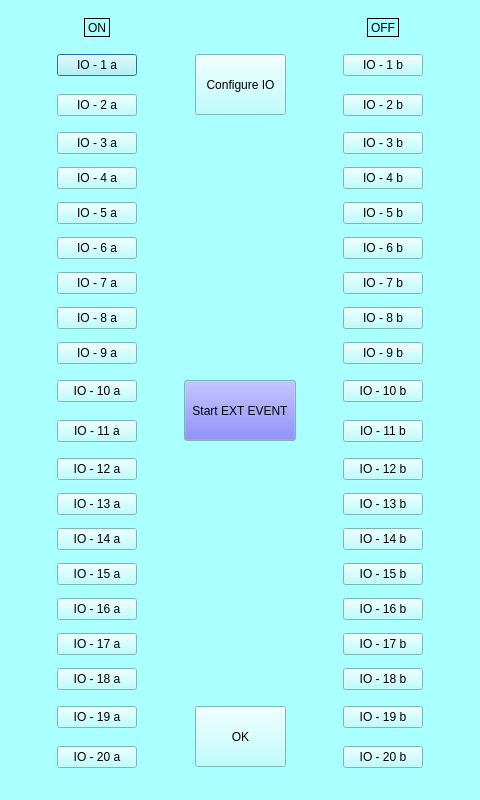
<?xml version="1.0" encoding="UTF-8"?>
<ui version="4.0">
 <class>event_ioClass</class>
 <widget class="QDialog" name="event_ioClass">
  <property name="geometry">
   <rect>
    <x>0</x>
    <y>0</y>
    <width>480</width>
    <height>800</height>
   </rect>
  </property>
  <property name="palette">
   <palette>
    <active>
     <colorrole role="WindowText">
      <brush brushstyle="SolidPattern">
       <color alpha="255">
        <red>0</red>
        <green>0</green>
        <blue>0</blue>
       </color>
      </brush>
     </colorrole>
     <colorrole role="Button">
      <brush brushstyle="SolidPattern">
       <color alpha="255">
        <red>170</red>
        <green>255</green>
        <blue>255</blue>
       </color>
      </brush>
     </colorrole>
     <colorrole role="Light">
      <brush brushstyle="SolidPattern">
       <color alpha="255">
        <red>255</red>
        <green>255</green>
        <blue>255</blue>
       </color>
      </brush>
     </colorrole>
     <colorrole role="Midlight">
      <brush brushstyle="SolidPattern">
       <color alpha="255">
        <red>212</red>
        <green>255</green>
        <blue>255</blue>
       </color>
      </brush>
     </colorrole>
     <colorrole role="Dark">
      <brush brushstyle="SolidPattern">
       <color alpha="255">
        <red>85</red>
        <green>127</green>
        <blue>127</blue>
       </color>
      </brush>
     </colorrole>
     <colorrole role="Mid">
      <brush brushstyle="SolidPattern">
       <color alpha="255">
        <red>113</red>
        <green>170</green>
        <blue>170</blue>
       </color>
      </brush>
     </colorrole>
     <colorrole role="Text">
      <brush brushstyle="SolidPattern">
       <color alpha="255">
        <red>0</red>
        <green>0</green>
        <blue>0</blue>
       </color>
      </brush>
     </colorrole>
     <colorrole role="BrightText">
      <brush brushstyle="SolidPattern">
       <color alpha="255">
        <red>255</red>
        <green>255</green>
        <blue>255</blue>
       </color>
      </brush>
     </colorrole>
     <colorrole role="ButtonText">
      <brush brushstyle="SolidPattern">
       <color alpha="255">
        <red>0</red>
        <green>0</green>
        <blue>0</blue>
       </color>
      </brush>
     </colorrole>
     <colorrole role="Base">
      <brush brushstyle="SolidPattern">
       <color alpha="255">
        <red>255</red>
        <green>255</green>
        <blue>255</blue>
       </color>
      </brush>
     </colorrole>
     <colorrole role="Window">
      <brush brushstyle="SolidPattern">
       <color alpha="255">
        <red>170</red>
        <green>255</green>
        <blue>255</blue>
       </color>
      </brush>
     </colorrole>
     <colorrole role="Shadow">
      <brush brushstyle="SolidPattern">
       <color alpha="255">
        <red>0</red>
        <green>0</green>
        <blue>0</blue>
       </color>
      </brush>
     </colorrole>
     <colorrole role="AlternateBase">
      <brush brushstyle="SolidPattern">
       <color alpha="255">
        <red>212</red>
        <green>255</green>
        <blue>255</blue>
       </color>
      </brush>
     </colorrole>
     <colorrole role="ToolTipBase">
      <brush brushstyle="SolidPattern">
       <color alpha="255">
        <red>255</red>
        <green>255</green>
        <blue>220</blue>
       </color>
      </brush>
     </colorrole>
     <colorrole role="ToolTipText">
      <brush brushstyle="SolidPattern">
       <color alpha="255">
        <red>0</red>
        <green>0</green>
        <blue>0</blue>
       </color>
      </brush>
     </colorrole>
    </active>
    <inactive>
     <colorrole role="WindowText">
      <brush brushstyle="SolidPattern">
       <color alpha="255">
        <red>0</red>
        <green>0</green>
        <blue>0</blue>
       </color>
      </brush>
     </colorrole>
     <colorrole role="Button">
      <brush brushstyle="SolidPattern">
       <color alpha="255">
        <red>170</red>
        <green>255</green>
        <blue>255</blue>
       </color>
      </brush>
     </colorrole>
     <colorrole role="Light">
      <brush brushstyle="SolidPattern">
       <color alpha="255">
        <red>255</red>
        <green>255</green>
        <blue>255</blue>
       </color>
      </brush>
     </colorrole>
     <colorrole role="Midlight">
      <brush brushstyle="SolidPattern">
       <color alpha="255">
        <red>212</red>
        <green>255</green>
        <blue>255</blue>
       </color>
      </brush>
     </colorrole>
     <colorrole role="Dark">
      <brush brushstyle="SolidPattern">
       <color alpha="255">
        <red>85</red>
        <green>127</green>
        <blue>127</blue>
       </color>
      </brush>
     </colorrole>
     <colorrole role="Mid">
      <brush brushstyle="SolidPattern">
       <color alpha="255">
        <red>113</red>
        <green>170</green>
        <blue>170</blue>
       </color>
      </brush>
     </colorrole>
     <colorrole role="Text">
      <brush brushstyle="SolidPattern">
       <color alpha="255">
        <red>0</red>
        <green>0</green>
        <blue>0</blue>
       </color>
      </brush>
     </colorrole>
     <colorrole role="BrightText">
      <brush brushstyle="SolidPattern">
       <color alpha="255">
        <red>255</red>
        <green>255</green>
        <blue>255</blue>
       </color>
      </brush>
     </colorrole>
     <colorrole role="ButtonText">
      <brush brushstyle="SolidPattern">
       <color alpha="255">
        <red>0</red>
        <green>0</green>
        <blue>0</blue>
       </color>
      </brush>
     </colorrole>
     <colorrole role="Base">
      <brush brushstyle="SolidPattern">
       <color alpha="255">
        <red>255</red>
        <green>255</green>
        <blue>255</blue>
       </color>
      </brush>
     </colorrole>
     <colorrole role="Window">
      <brush brushstyle="SolidPattern">
       <color alpha="255">
        <red>170</red>
        <green>255</green>
        <blue>255</blue>
       </color>
      </brush>
     </colorrole>
     <colorrole role="Shadow">
      <brush brushstyle="SolidPattern">
       <color alpha="255">
        <red>0</red>
        <green>0</green>
        <blue>0</blue>
       </color>
      </brush>
     </colorrole>
     <colorrole role="AlternateBase">
      <brush brushstyle="SolidPattern">
       <color alpha="255">
        <red>212</red>
        <green>255</green>
        <blue>255</blue>
       </color>
      </brush>
     </colorrole>
     <colorrole role="ToolTipBase">
      <brush brushstyle="SolidPattern">
       <color alpha="255">
        <red>255</red>
        <green>255</green>
        <blue>220</blue>
       </color>
      </brush>
     </colorrole>
     <colorrole role="ToolTipText">
      <brush brushstyle="SolidPattern">
       <color alpha="255">
        <red>0</red>
        <green>0</green>
        <blue>0</blue>
       </color>
      </brush>
     </colorrole>
    </inactive>
    <disabled>
     <colorrole role="WindowText">
      <brush brushstyle="SolidPattern">
       <color alpha="255">
        <red>85</red>
        <green>127</green>
        <blue>127</blue>
       </color>
      </brush>
     </colorrole>
     <colorrole role="Button">
      <brush brushstyle="SolidPattern">
       <color alpha="255">
        <red>170</red>
        <green>255</green>
        <blue>255</blue>
       </color>
      </brush>
     </colorrole>
     <colorrole role="Light">
      <brush brushstyle="SolidPattern">
       <color alpha="255">
        <red>255</red>
        <green>255</green>
        <blue>255</blue>
       </color>
      </brush>
     </colorrole>
     <colorrole role="Midlight">
      <brush brushstyle="SolidPattern">
       <color alpha="255">
        <red>212</red>
        <green>255</green>
        <blue>255</blue>
       </color>
      </brush>
     </colorrole>
     <colorrole role="Dark">
      <brush brushstyle="SolidPattern">
       <color alpha="255">
        <red>85</red>
        <green>127</green>
        <blue>127</blue>
       </color>
      </brush>
     </colorrole>
     <colorrole role="Mid">
      <brush brushstyle="SolidPattern">
       <color alpha="255">
        <red>113</red>
        <green>170</green>
        <blue>170</blue>
       </color>
      </brush>
     </colorrole>
     <colorrole role="Text">
      <brush brushstyle="SolidPattern">
       <color alpha="255">
        <red>85</red>
        <green>127</green>
        <blue>127</blue>
       </color>
      </brush>
     </colorrole>
     <colorrole role="BrightText">
      <brush brushstyle="SolidPattern">
       <color alpha="255">
        <red>255</red>
        <green>255</green>
        <blue>255</blue>
       </color>
      </brush>
     </colorrole>
     <colorrole role="ButtonText">
      <brush brushstyle="SolidPattern">
       <color alpha="255">
        <red>85</red>
        <green>127</green>
        <blue>127</blue>
       </color>
      </brush>
     </colorrole>
     <colorrole role="Base">
      <brush brushstyle="SolidPattern">
       <color alpha="255">
        <red>170</red>
        <green>255</green>
        <blue>255</blue>
       </color>
      </brush>
     </colorrole>
     <colorrole role="Window">
      <brush brushstyle="SolidPattern">
       <color alpha="255">
        <red>170</red>
        <green>255</green>
        <blue>255</blue>
       </color>
      </brush>
     </colorrole>
     <colorrole role="Shadow">
      <brush brushstyle="SolidPattern">
       <color alpha="255">
        <red>0</red>
        <green>0</green>
        <blue>0</blue>
       </color>
      </brush>
     </colorrole>
     <colorrole role="AlternateBase">
      <brush brushstyle="SolidPattern">
       <color alpha="255">
        <red>170</red>
        <green>255</green>
        <blue>255</blue>
       </color>
      </brush>
     </colorrole>
     <colorrole role="ToolTipBase">
      <brush brushstyle="SolidPattern">
       <color alpha="255">
        <red>255</red>
        <green>255</green>
        <blue>220</blue>
       </color>
      </brush>
     </colorrole>
     <colorrole role="ToolTipText">
      <brush brushstyle="SolidPattern">
       <color alpha="255">
        <red>0</red>
        <green>0</green>
        <blue>0</blue>
       </color>
      </brush>
     </colorrole>
    </disabled>
   </palette>
  </property>
  <property name="windowTitle">
   <string>event_io</string>
  </property>
  <layout class="QGridLayout" name="gridLayout">
   <item row="0" column="0" colspan="2">
    <spacer name="horizontalSpacer_8">
     <property name="orientation">
      <enum>Qt::Horizontal</enum>
     </property>
     <property name="sizeHint" stdset="0">
      <size>
       <width>64</width>
       <height>20</height>
      </size>
     </property>
    </spacer>
   </item>
   <item row="0" column="2">
    <widget class="QLabel" name="eventOnlabel">
     <property name="maximumSize">
      <size>
       <width>38</width>
       <height>19</height>
      </size>
     </property>
     <property name="contextMenuPolicy">
      <enum>Qt::NoContextMenu</enum>
     </property>
     <property name="frameShape">
      <enum>QFrame::Box</enum>
     </property>
     <property name="text">
      <string>ON</string>
     </property>
    </widget>
   </item>
   <item row="0" column="3" colspan="7">
    <spacer name="horizontalSpacer_9">
     <property name="orientation">
      <enum>Qt::Horizontal</enum>
     </property>
     <property name="sizeHint" stdset="0">
      <size>
       <width>235</width>
       <height>20</height>
      </size>
     </property>
    </spacer>
   </item>
   <item row="0" column="10">
    <widget class="QLabel" name="label_2">
     <property name="maximumSize">
      <size>
       <width>38</width>
       <height>19</height>
      </size>
     </property>
     <property name="frameShape">
      <enum>QFrame::Box</enum>
     </property>
     <property name="text">
      <string>OFF</string>
     </property>
    </widget>
   </item>
   <item row="0" column="11" colspan="2">
    <spacer name="horizontalSpacer_10">
     <property name="orientation">
      <enum>Qt::Horizontal</enum>
     </property>
     <property name="sizeHint" stdset="0">
      <size>
       <width>60</width>
       <height>20</height>
      </size>
     </property>
    </spacer>
   </item>
   <item row="1" column="1" colspan="3">
    <widget class="QPushButton" name="IOapushButton">
     <property name="text">
      <string>IO - 1 a</string>
     </property>
    </widget>
   </item>
   <item row="1" column="6" rowspan="2">
    <widget class="QPushButton" name="configioButton">
     <property name="minimumSize">
      <size>
       <width>91</width>
       <height>61</height>
      </size>
     </property>
     <property name="text">
      <string>Configure IO</string>
     </property>
    </widget>
   </item>
   <item row="1" column="7" colspan="2">
    <spacer name="horizontalSpacer_7">
     <property name="orientation">
      <enum>Qt::Horizontal</enum>
     </property>
     <property name="sizeHint" stdset="0">
      <size>
       <width>39</width>
       <height>20</height>
      </size>
     </property>
    </spacer>
   </item>
   <item row="1" column="9" colspan="3">
    <widget class="QPushButton" name="IObpushButton">
     <property name="text">
      <string>IO - 1 b</string>
     </property>
    </widget>
   </item>
   <item row="2" column="1" colspan="3">
    <widget class="QPushButton" name="IOapushButton_2">
     <property name="text">
      <string>IO - 2 a</string>
     </property>
    </widget>
   </item>
   <item row="2" column="4" colspan="2">
    <spacer name="horizontalSpacer_6">
     <property name="orientation">
      <enum>Qt::Horizontal</enum>
     </property>
     <property name="sizeHint" stdset="0">
      <size>
       <width>40</width>
       <height>20</height>
      </size>
     </property>
    </spacer>
   </item>
   <item row="2" column="9" colspan="3">
    <widget class="QPushButton" name="IObpushButton_2">
     <property name="text">
      <string>IO - 2 b</string>
     </property>
    </widget>
   </item>
   <item row="3" column="1" colspan="3">
    <widget class="QPushButton" name="IOapushButton_3">
     <property name="text">
      <string>IO - 3 a</string>
     </property>
    </widget>
   </item>
   <item row="3" column="9" colspan="3">
    <widget class="QPushButton" name="IObpushButton_3">
     <property name="text">
      <string>IO - 3 b</string>
     </property>
    </widget>
   </item>
   <item row="4" column="1" colspan="3">
    <widget class="QPushButton" name="IOapushButton_4">
     <property name="text">
      <string>IO - 4 a</string>
     </property>
    </widget>
   </item>
   <item row="4" column="9" colspan="3">
    <widget class="QPushButton" name="IObpushButton_4">
     <property name="text">
      <string>IO - 4 b</string>
     </property>
    </widget>
   </item>
   <item row="5" column="1" colspan="3">
    <widget class="QPushButton" name="IOapushButton_5">
     <property name="text">
      <string>IO - 5 a</string>
     </property>
    </widget>
   </item>
   <item row="5" column="9" colspan="3">
    <widget class="QPushButton" name="IObpushButton_5">
     <property name="text">
      <string>IO - 5 b</string>
     </property>
    </widget>
   </item>
   <item row="6" column="0">
    <spacer name="horizontalSpacer">
     <property name="orientation">
      <enum>Qt::Horizontal</enum>
     </property>
     <property name="sizeType">
      <enum>QSizePolicy::Fixed</enum>
     </property>
     <property name="sizeHint" stdset="0">
      <size>
       <width>40</width>
       <height>20</height>
      </size>
     </property>
    </spacer>
   </item>
   <item row="6" column="1" colspan="3">
    <widget class="QPushButton" name="IOapushButton_6">
     <property name="text">
      <string>IO - 6 a</string>
     </property>
    </widget>
   </item>
   <item row="6" column="4" colspan="5">
    <spacer name="horizontalSpacer_3">
     <property name="orientation">
      <enum>Qt::Horizontal</enum>
     </property>
     <property name="sizeType">
      <enum>QSizePolicy::Fixed</enum>
     </property>
     <property name="sizeHint" stdset="0">
      <size>
       <width>179</width>
       <height>20</height>
      </size>
     </property>
    </spacer>
   </item>
   <item row="6" column="9" colspan="3">
    <widget class="QPushButton" name="IObpushButton_6">
     <property name="text">
      <string>IO - 6 b</string>
     </property>
    </widget>
   </item>
   <item row="6" column="12">
    <spacer name="horizontalSpacer_2">
     <property name="orientation">
      <enum>Qt::Horizontal</enum>
     </property>
     <property name="sizeType">
      <enum>QSizePolicy::Fixed</enum>
     </property>
     <property name="sizeHint" stdset="0">
      <size>
       <width>40</width>
       <height>20</height>
      </size>
     </property>
    </spacer>
   </item>
   <item row="7" column="1" colspan="3">
    <widget class="QPushButton" name="IOapushButton_7">
     <property name="text">
      <string>IO - 7 a</string>
     </property>
    </widget>
   </item>
   <item row="7" column="9" colspan="3">
    <widget class="QPushButton" name="IObpushButton_7">
     <property name="text">
      <string>IO - 7 b</string>
     </property>
    </widget>
   </item>
   <item row="8" column="1" colspan="3">
    <widget class="QPushButton" name="IOapushButton_8">
     <property name="text">
      <string>IO - 8 a</string>
     </property>
    </widget>
   </item>
   <item row="8" column="9" colspan="3">
    <widget class="QPushButton" name="IObpushButton_8">
     <property name="text">
      <string>IO - 8 b</string>
     </property>
    </widget>
   </item>
   <item row="9" column="1" colspan="3">
    <widget class="QPushButton" name="IOapushButton_9">
     <property name="text">
      <string>IO - 9 a</string>
     </property>
    </widget>
   </item>
   <item row="9" column="9" colspan="3">
    <widget class="QPushButton" name="IObpushButton_9">
     <property name="text">
      <string>IO - 9 b</string>
     </property>
    </widget>
   </item>
   <item row="10" column="1" colspan="3">
    <widget class="QPushButton" name="IOapushButton_10">
     <property name="text">
      <string>IO - 10 a</string>
     </property>
    </widget>
   </item>
   <item row="10" column="4">
    <spacer name="horizontalSpacer_11">
     <property name="orientation">
      <enum>Qt::Horizontal</enum>
     </property>
     <property name="sizeHint" stdset="0">
      <size>
       <width>29</width>
       <height>20</height>
      </size>
     </property>
    </spacer>
   </item>
   <item row="10" column="5" rowspan="2" colspan="3">
    <widget class="QPushButton" name="EeventpushButton">
     <property name="minimumSize">
      <size>
       <width>112</width>
       <height>61</height>
      </size>
     </property>
     <property name="palette">
      <palette>
       <active>
        <colorrole role="Button">
         <brush brushstyle="SolidPattern">
          <color alpha="255">
           <red>85</red>
           <green>85</green>
           <blue>255</blue>
          </color>
         </brush>
        </colorrole>
       </active>
       <inactive>
        <colorrole role="Button">
         <brush brushstyle="SolidPattern">
          <color alpha="255">
           <red>85</red>
           <green>85</green>
           <blue>255</blue>
          </color>
         </brush>
        </colorrole>
       </inactive>
       <disabled>
        <colorrole role="Button">
         <brush brushstyle="SolidPattern">
          <color alpha="255">
           <red>85</red>
           <green>85</green>
           <blue>255</blue>
          </color>
         </brush>
        </colorrole>
       </disabled>
      </palette>
     </property>
     <property name="text">
      <string>Start EXT EVENT</string>
     </property>
    </widget>
   </item>
   <item row="10" column="8">
    <spacer name="horizontalSpacer_12">
     <property name="orientation">
      <enum>Qt::Horizontal</enum>
     </property>
     <property name="sizeHint" stdset="0">
      <size>
       <width>29</width>
       <height>20</height>
      </size>
     </property>
    </spacer>
   </item>
   <item row="10" column="9" colspan="3">
    <widget class="QPushButton" name="IObpushButton_10">
     <property name="text">
      <string>IO - 10 b</string>
     </property>
    </widget>
   </item>
   <item row="11" column="1" colspan="3">
    <widget class="QPushButton" name="IOapushButton_11">
     <property name="text">
      <string>IO - 11 a</string>
     </property>
    </widget>
   </item>
   <item row="11" column="9" colspan="3">
    <widget class="QPushButton" name="IObpushButton_11">
     <property name="text">
      <string>IO - 11 b</string>
     </property>
    </widget>
   </item>
   <item row="12" column="1" colspan="3">
    <widget class="QPushButton" name="IOapushButton_12">
     <property name="text">
      <string>IO - 12 a</string>
     </property>
    </widget>
   </item>
   <item row="12" column="9" colspan="3">
    <widget class="QPushButton" name="IObpushButton_12">
     <property name="text">
      <string>IO - 12 b</string>
     </property>
    </widget>
   </item>
   <item row="13" column="1" colspan="3">
    <widget class="QPushButton" name="IOapushButton_13">
     <property name="text">
      <string>IO - 13 a</string>
     </property>
    </widget>
   </item>
   <item row="13" column="9" colspan="3">
    <widget class="QPushButton" name="IObpushButton_13">
     <property name="text">
      <string>IO - 13 b</string>
     </property>
    </widget>
   </item>
   <item row="14" column="1" colspan="3">
    <widget class="QPushButton" name="IOapushButton_14">
     <property name="text">
      <string>IO - 14 a</string>
     </property>
    </widget>
   </item>
   <item row="14" column="9" colspan="3">
    <widget class="QPushButton" name="IObpushButton_14">
     <property name="text">
      <string>IO - 14 b</string>
     </property>
    </widget>
   </item>
   <item row="15" column="1" colspan="3">
    <widget class="QPushButton" name="IOapushButton_15">
     <property name="text">
      <string>IO - 15 a</string>
     </property>
    </widget>
   </item>
   <item row="15" column="9" colspan="3">
    <widget class="QPushButton" name="IObpushButton_15">
     <property name="text">
      <string>IO - 15 b</string>
     </property>
    </widget>
   </item>
   <item row="16" column="1" colspan="3">
    <widget class="QPushButton" name="IOapushButton_16">
     <property name="text">
      <string>IO - 16 a</string>
     </property>
    </widget>
   </item>
   <item row="16" column="9" colspan="3">
    <widget class="QPushButton" name="IObpushButton_16">
     <property name="text">
      <string>IO - 16 b</string>
     </property>
    </widget>
   </item>
   <item row="17" column="1" colspan="3">
    <widget class="QPushButton" name="IOapushButton_17">
     <property name="text">
      <string>IO - 17 a</string>
     </property>
    </widget>
   </item>
   <item row="17" column="9" colspan="3">
    <widget class="QPushButton" name="IObpushButton_17">
     <property name="text">
      <string>IO - 17 b</string>
     </property>
    </widget>
   </item>
   <item row="18" column="1" colspan="3">
    <widget class="QPushButton" name="IOapushButton_18">
     <property name="text">
      <string>IO - 18 a</string>
     </property>
    </widget>
   </item>
   <item row="18" column="9" colspan="3">
    <widget class="QPushButton" name="IObpushButton_18">
     <property name="text">
      <string>IO - 18 b</string>
     </property>
    </widget>
   </item>
   <item row="19" column="1" colspan="3">
    <widget class="QPushButton" name="IOapushButton_19">
     <property name="text">
      <string>IO - 19 a</string>
     </property>
    </widget>
   </item>
   <item row="19" column="4" colspan="2">
    <spacer name="horizontalSpacer_4">
     <property name="orientation">
      <enum>Qt::Horizontal</enum>
     </property>
     <property name="sizeHint" stdset="0">
      <size>
       <width>40</width>
       <height>20</height>
      </size>
     </property>
    </spacer>
   </item>
   <item row="19" column="6" rowspan="2">
    <widget class="QPushButton" name="OkButton_2">
     <property name="minimumSize">
      <size>
       <width>81</width>
       <height>61</height>
      </size>
     </property>
     <property name="text">
      <string>OK</string>
     </property>
    </widget>
   </item>
   <item row="19" column="7" colspan="2">
    <spacer name="horizontalSpacer_5">
     <property name="orientation">
      <enum>Qt::Horizontal</enum>
     </property>
     <property name="sizeHint" stdset="0">
      <size>
       <width>39</width>
       <height>20</height>
      </size>
     </property>
    </spacer>
   </item>
   <item row="19" column="9" colspan="3">
    <widget class="QPushButton" name="IObpushButton_19">
     <property name="text">
      <string>IO - 19 b</string>
     </property>
    </widget>
   </item>
   <item row="20" column="1" colspan="3">
    <widget class="QPushButton" name="IOapushButton_20">
     <property name="text">
      <string>IO - 20 a</string>
     </property>
    </widget>
   </item>
   <item row="20" column="9" colspan="3">
    <widget class="QPushButton" name="IObpushButton_20">
     <property name="text">
      <string>IO - 20 b</string>
     </property>
    </widget>
   </item>
  </layout>
 </widget>
 <layoutdefault spacing="6" margin="11"/>
 <resources/>
 <connections>
  <connection>
   <sender>OkButton_2</sender>
   <signal>clicked()</signal>
   <receiver>event_ioClass</receiver>
   <slot>accept()</slot>
   <hints>
    <hint type="sourcelabel">
     <x>280</x>
     <y>743</y>
    </hint>
    <hint type="destinationlabel">
     <x>265</x>
     <y>669</y>
    </hint>
   </hints>
  </connection>
 </connections>
</ui>
